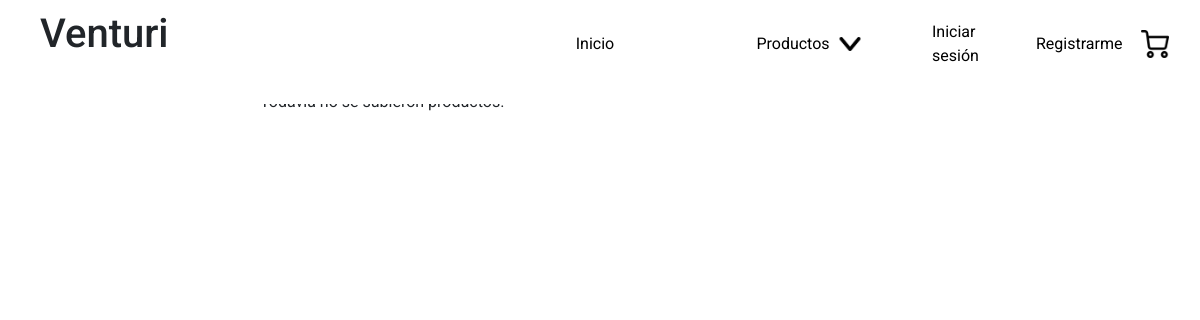
The page /index.php?section=products&category=Remeras on the database as committed earlier.
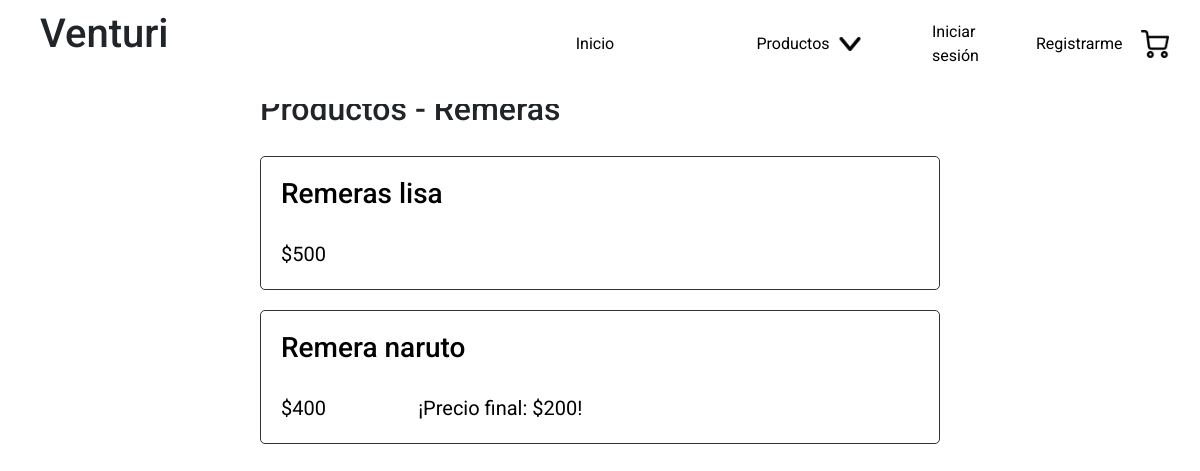
The same page on the database as committed later.
### tables this page shows
CREATE TABLE IF NOT EXISTS products_has_categories (
    id int UNSIGNED NOT NULL AUTO_INCREMENT,
    products_id INT UNSIGNED NOT NULL,
    categories_id INT UNSIGNED NOT NULL,
    PRIMARY KEY (id),
    FOREIGN KEY (products_id)
    REFERENCES products (id)
    ON DELETE CASCADE
    ON UPDATE CASCADE,
    FOREIGN KEY (categories_id)
    REFERENCES categories (id)
    ON DELETE CASCADE
    ON UPDATE CASCADE
);

CREATE TABLE IF NOT EXISTS products (
    id int UNSIGNED NOT NULL AUTO_INCREMENT,
    title varchar(100) NOT NULL,
    description text(1000),
    price int NOT NULL DEFAULT 0,
    discount int DEFAULT NULL,
    stock int NOT NULL DEFAULT 0,
    created_at TIMESTAMP NOT NULL DEFAULT CURRENT_TIMESTAMP,
    updated_at TIMESTAMP NOT NULL DEFAULT CURRENT_TIMESTAMP,
    PRIMARY KEY (id)
);

### back/config/functions/sql.php (called while the page is built, shortened)
<?php
function select($query){
global $cnx;
$matchs = [];
$rta = mysqli_query($cnx, $query);
if(mysqli_num_rows($rta) > 0){
    while($match = mysqli_fetch_assoc($rta)):
        $matchs[] = $match;
    endwhile;
}
return $matchs;
}

### site/components/header/submenus/products.php (the view, shortened to what this page needs)
<?php
    $categories = [];
    $querySelectCategories = <<<SELECTCATEGORIES
    SELECT * FROM categories;
    SELECTCATEGORIES;
    $rtaSelectCategories = select($querySelectCategories);
    if(count($rtaSelectCategories) > 0){
        $categories = $rtaSelectCategories;
    }
?>
<li id="products-submenu">
    <div>
        <a href="index.php?section=products"><span>Productos</span></a>
        <?php if(count($categories) > 0): ?>
        <button id="DisplayProductSubMenuBtn">Abrir menú</button>
        <?php endif; ?>
    </div>
</li>

### site/views/products.php
<?php
    $products = [];
    $category = (empty($_GET['category'])) ? null : $_GET['category'];
    if(is_null($category)){
        $querySelectProducts = <<<SELECTPRODUCTS
        SELECT * FROM products
        SELECTPRODUCTS;
    }else{
        $querySelectCategory = <<<SELECTCATEGORY
        SELECT * FROM categories
        WHERE name='$category'
        SELECTCATEGORY;
        $rtaSelectCategory = select($querySelectCategory);
        if(empty($rtaSelectCategory)){
            return header('Location: ./index.php?section=products');
        }else{
            $querySelectProducts = <<<SELECTPRODUCTS
            SELECT products_has_categories.id AS category_id, products.id, products.title, products.price, products.discount
            FROM products_has_categories
            JOIN products ON products_has_categories.products_id=products.id AND products_has_categories.categories_id=
            SELECTPRODUCTS;
            $querySelectProducts = $querySelectProducts.$rtaSelectCategory[0]["id"]."";
            $rtaSelectProducts = select($querySelectProducts);
        }
    }
    $rtaSelectProducts = select($querySelectProducts);
    if(count($rtaSelectProducts) > 0){
        $querySelectPhotos = <<<SELECTPHOTOS
        SELECT * FROM products_photos
        SELECTPHOTOS;
        $rtaSelectPhotos = select($querySelectPhotos);
        for ($i=0; $i < count($rtaSelectProducts); $i++) {
            $products[$i]["id"] = $rtaSelectProducts[$i]["id"];
            $products[$i]["title"] = $rtaSelectProducts[$i]["title"];
            $products[$i]["price"] = $rtaSelectProducts[$i]["price"];
            $products[$i]["discount"] = $rtaSelectProducts[$i]["discount"];
            if(count($rtaSelectPhotos) > 0){
                for ($j=0; $j < count($rtaSelectPhotos); $j++) {
                    if($rtaSelectPhotos[$j]["products_id"] == $rtaSelectProducts[$i]["id"]){
                        $products[$i]["images"][$j]["id"] = $rtaSelectPhotos[$j]["id"];
                        $products[$i]["images"][$j]["image"] = $rtaSelectPhotos[$j]["image"];
                        $products[$i]["images"][$j]["products_id"] = $rtaSelectPhotos[$j]["products_id"];
                    }
                }
            }
        }
    }else{
        $products = NULL;
    }
?>
<section id="products">
    <?php if(!is_null($products)): ?>
        <div>
            <h2>Productos<?= (!is_null($category)) ? ' - '.$category : '' ?></h2>
        </div>
        <ul>
            <?php for ($i=0; $i < count($products); $i++): ?>
                <li>
                    <a href="index.php?section=product&id=<?= $products[$i]["id"] ?>">
                        <div>
                            <h3><?= $products[$i]["title"] ?></h3>
                            <div>
                                <p>$<?= $products[$i]["price"] ?></p>
                                <?php if(isset($products[$i]["discount"]) && $products[$i]["discount"] > 0): ?>
                                    <p>¡Precio final: $<?= $products[$i]["discount"] ?>!</p>
                                <?php endif; ?>
                            </div>
                        </div>
                    </a>
                </li>
            <?php endfor; ?>
        </ul>
    <?php else: ?>
        <div>
            <p>Todavia no se subieron productos.</p>
        </div>
    <?php endif; ?>
</section>

Rows that differ between the two databases and show on the page:
added products_has_categories: products.title "Remeras lisa", products.price "500"
added products_has_categories: products.title "Remera naruto", products.price "400", products.discount "200"
Other text that changed with them:
$category: (not shown) → "Remeras"
text now shown: "Productos -"
